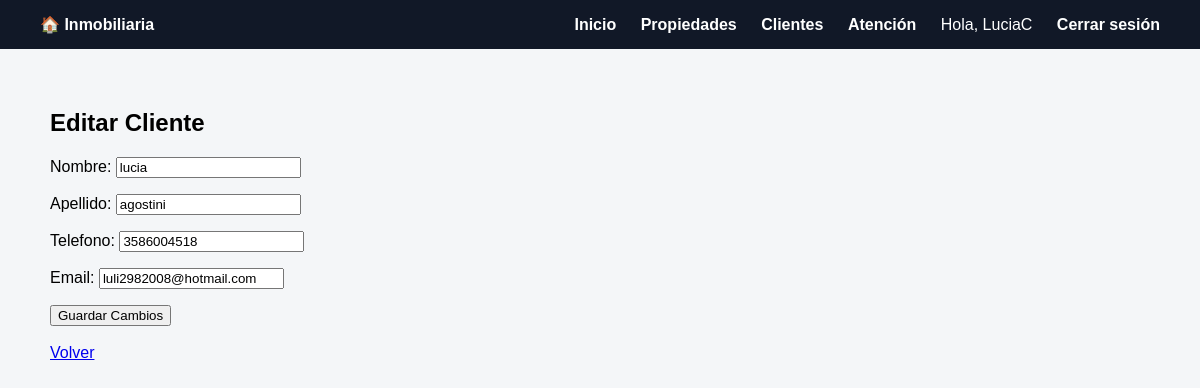
/clientes/editar/1/ (signed in), run on the app's committed database.
### usuarios/models.py (models this page shows, shortened)
class Usuario(AbstractUser):
    telefono = models.CharField(
        max_length=20,
        blank=True
    )

### clientes/models.py (models this page shows, shortened)
class Cliente(models.Model):
    nombre = models.CharField(max_length=100)
    apellido = models.CharField(max_length=100)
    telefono = models.CharField(max_length=20)
    email = models.EmailField()
    class Meta:
        verbose_name = "Cliente"
        verbose_name_plural = "Clientes"

### clientes/views.py (the view)
@login_required
@permission_required('clientes.change_cliente', raise_exception=True)
def editar_cliente(request, pk):
    cliente = get_object_or_404(Cliente, pk=pk)
    form = ClienteForm(request.POST or None, instance=cliente)
    if form.is_valid():
        form.save()
        messages.success(request, "Cliente actualizado correctamente.")
        return redirect('lista_clientes')
    return render(request, 'clientes/editar.html', {'form': form, 'cliente': cliente})

### clientes/forms.py
class ClienteForm(forms.ModelForm):
    class Meta:
        model = Cliente
        fields = ['nombre', 'apellido', 'telefono', 'email']
        widgets = {
            'nombre': forms.TextInput(attrs={'class': 'form-control'}),
            'apellido': forms.TextInput(attrs={'class': 'form-control'}),
            'telefono': forms.TextInput(attrs={'class': 'form-control'}),
            'email': forms.EmailInput(attrs={'class': 'form-control'}),
        }

### inmobiliaria/context_processors.py (called while the page is built)
def datos_extra(request):
    return {
        'nombre_sitio': 'Inmobiliaria Django'
    }

### templates/clientes/editar.html (shortened to what this page needs)
{% extends 'base.html' %}
{% block content %}
<h2>Editar Cliente</h2>
<form method="post">
    {{ form.as_p }}
    <button type="submit">
        Guardar Cambios
    </button>
</form>
<br>
<a href="{% url 'lista_clientes' %}">
    Volver
</a>
{% endblock %}

### templates/base.html (shortened to what this page needs)
<!DOCTYPE html>
<html lang="es">
<head>
</head>
<body>
<div class="nav">
    <div>
        <a href="{% url 'home' %}">🏠 Inmobiliaria</a>
    </div>
    <div>
        <a href="{% url 'home' %}">Inicio</a>
        <a href="{% url 'lista_propiedades' %}">Propiedades</a>
        <a href="{% url 'lista_clientes' %}">Clientes</a>
        <a href="{% url 'atencion' %}">Atención</a>
        {% if user.is_authenticated %}
            <span style="color:white; margin-left:10px; margin-right:10px;">
                Hola, {{ user.username }}
            </span>
            <a href="{% url 'logout' %}">Cerrar sesión</a>
        {% else %}
            <a href="{% url 'login' %}">Ingresar</a>
            <a href="{% url 'registro' %}">Registrarse</a>
        {% endif %}
    </div>
</div>
<div class="container">
    {% block content %}
    {% endblock %}
</div>
</body>
</html>

### templates/base.html (style rules this page uses)
body { margin: 0; font-family: Arial, sans-serif; background: #f4f6f8; }
.nav { background: #111827; padding: 15px 30px; display: flex; justify-content: space-between; align-items: center; flex-wrap: wrap; }
.nav a { color: white; text-decoration: none; margin: 0 10px; font-weight: bold; }
.container { max-width: 1100px; margin: auto; padding: 40px; }

### data on the page
Usuario: username "LuciaC"
Cliente: nombre "lucia", apellido "agostini", telefono "3586004518", email "luli2982008@hotmail.com"
